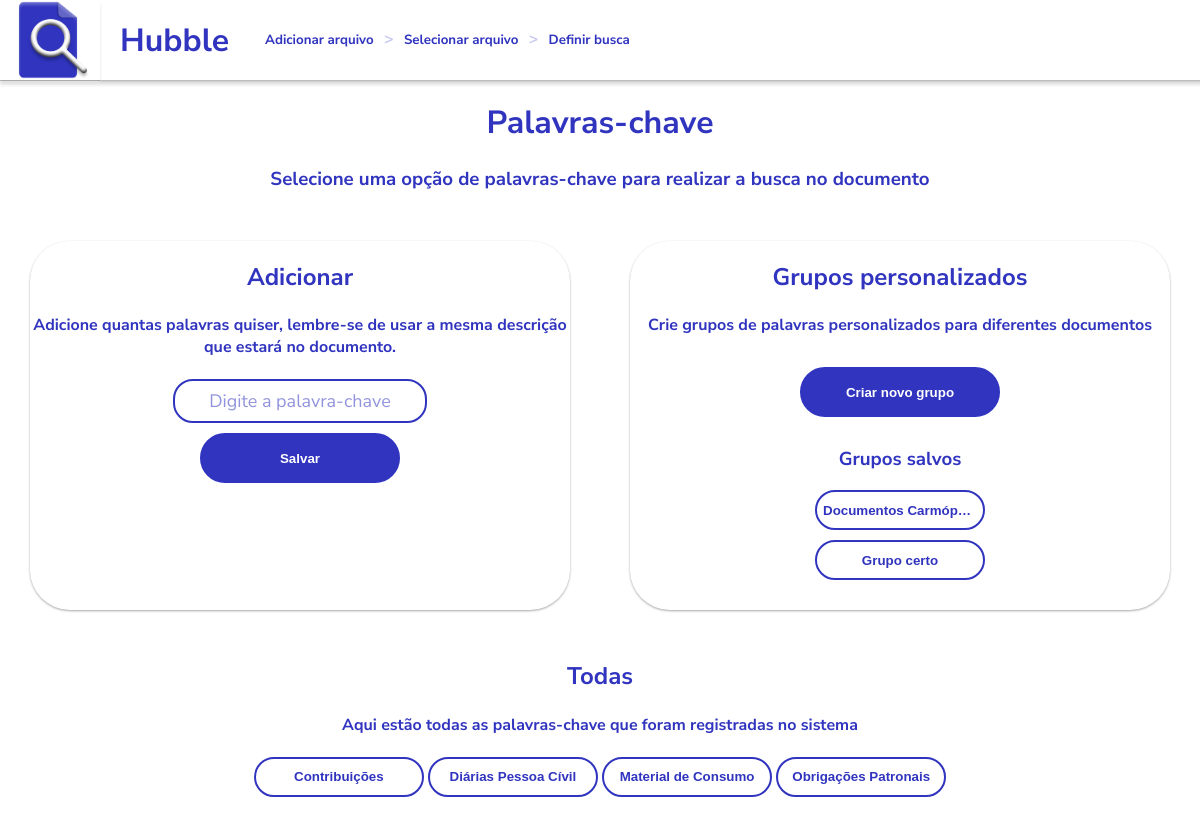
The page /filtros on the database as committed earlier.
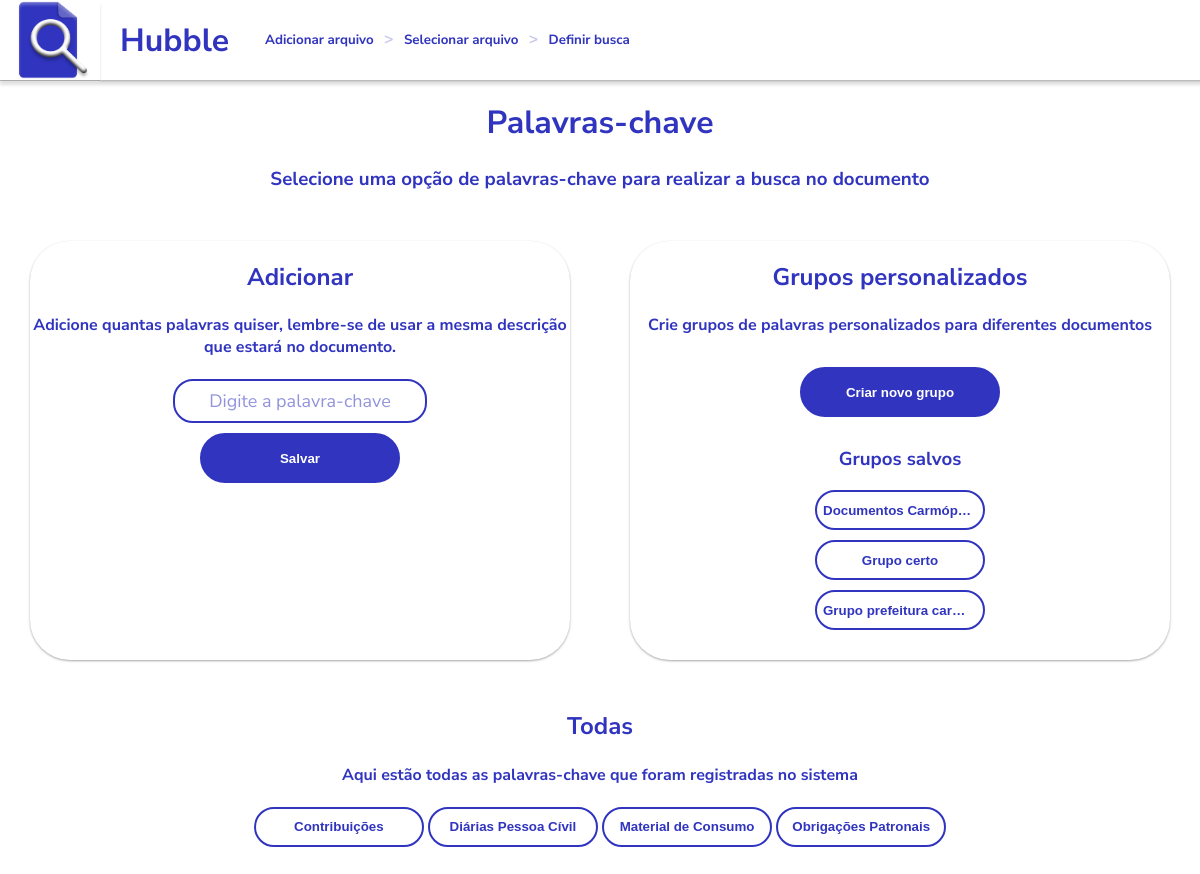
The same page on the database as committed later.
### tables this page shows
CREATE TABLE Grupo (
        id INTEGER PRIMARY KEY AUTOINCREMENT,
        nome TEXT,
        descricao TEXT
    );

CREATE TABLE PalavraChave (
        id INTEGER PRIMARY KEY AUTOINCREMENT,
        palavra_chave TEXT UNIQUE
    );

### interface.py (the view)
@app.route('/filtros', methods=['GET', 'POST'])
def filtros():
    session['ultima_tela'] = 'filtros'
    filtros = buscar_filtros()
    grupos = buscar_grupos()
    return render_template('filtros.html', filtros=filtros, grupos=grupos)

### scripts/banco.py (called while the page is built)
def buscar_filtros():
    conn = sqlite3.connect('filtros.db')
    cursor = conn.cursor()
    cursor.execute("SELECT p.id, p.palavra_chave, d.derivacao FROM PalavraChave p LEFT JOIN Derivacao d ON p.id = d.palavra_chave_id ORDER BY p.palavra_chave")
    resultados = cursor.fetchall()
    return resultados

def buscar_grupos():
    conn = sqlite3.connect('filtros.db')
    cursor = conn.cursor()
    cursor.execute("SELECT * FROM Grupo ORDER BY nome")
    resultados = cursor.fetchall()
    return resultados

### templates/filtros.html (shortened to what this page needs)
{% extends "base.html" %}
{% block menu %}
    <form method="post" action="{{ url_for('navegar') }}">
        <button class="botoes-menu" name="menu" value="home">
            Adicionar arquivo
        </button>
        >
        <button class="botoes-menu" name="menu" value="home">
            Selecionar arquivo
        </button>
        >
        <button class="botoes-menu" name="menu" value="filtros">
            Definir busca
        </button>
    </form>
{% endblock %}
{% block container %}
<h1>Palavras-chave</h1>
<h3>Selecione uma opção de palavras-chave para realizar a busca no documento</h3>
<div class="container">
    <div class="left">
        <h2>Adicionar</h2>
        <h4>Adicione quantas palavras quiser, lembre-se de usar a mesma descrição que estará no documento.</h4>
        <form method="post" action="{{ url_for('adicionar_palavra') }}">
            <input type="text" name="palavra_chave" placeholder="Digite a palavra-chave"><br>
            <button class="botao-color">Salvar</button>
        </form>
    </div>
    <div class="right">
        <h2>Grupos personalizados</h2>
        <h4>Crie grupos de palavras personalizados para diferentes documentos</h4>
        <form method="post" action="{{ url_for('adicionar_grupo') }}">
            <button class="botao-color">Criar novo grupo</button><br>
        </form>
        <h3>Grupos salvos</h3>
        {% if grupos %}
        {% for grupo in grupos %}
            <form method="post" action="{{ url_for('adicionar_grupo') }}">
                <button class="botao-filtros" value="{{grupo[0]}}" title="{{grupo[1]}}">{{grupo[1]}}</button>
            </form>
        {% endfor %}
    {% endif %}
    </div>
</div>
<div class="down">
    <h2>Todas</h2>
    <h4>Aqui estão todas as palavras-chave que foram registradas no sistema</h4>
    {% if filtros %}
        {% for filtro in filtros %}
            <button class="botao-filtros">{{filtro[1]}}</button>
        {% endfor %}
    {% endif %}
</div>
  {% endblock %}

### templates/base.html (shortened to what this page needs)
<!DOCTYPE html>
<html lang="pt-br">
<head>
    <link rel="stylesheet" type="text/css" href="{{ url_for('static', filename='css/style.css') }}">
</head>
<body>
    <div class="menu" id="menubar">
        <img class="logo" src="{{ url_for('static', filename='images/logo.png') }}">
        <h1>Hubble</h1>
        {% block menu %}{% endblock %}
    </div>
    {% block container %}{% endblock %}
</body>
</html>

### static/css/style.css (style rules this page uses)
body { background-color: rgb(255, 255, 255); align-items: center; text-align: center; color: #3034BE; margin: 0; font-family: 'Anton', sans-serif; font-family: 'Nunito Sans', sans-serif; }
button { width: 50px; height: 50px; color: #fff; border: 2px solid #3034BE; border-radius: 40px; background-color: transparent; }
.logo { width: 80px; height: auto; position: absolute; left: 0; top: 0; padding: 0.5px 10px; background-color: #6c6fc2; border-radius: 0px; background-color: #fff; box-shadow: rgba(0, 0, 0, 0.12) 0px 5px 3px, rgba(0, 0, 0, 0.24) 0px 1px 0px; }
.menu { width: 90%; height: 80px; background-color: #3034BE; color: #3034BE; display: flex; margin: 0; margin-left: 100px; align-items: center; text-align: center; padding: 0px 20px; background-color: #fff; color: #3034BE45; font-weight: bold; box-shadow: rgba(0, 0, 0, 0.12) 0px 5px 3px, rgba(0, 0, 0, 0.24) 0px 1px 2px; }
.menu h1 { color: #3034BE; padding-right: 30px; }
.botoes-menu { width: auto; font-family: 'Anton', sans-serif; font-family: 'Nunito Sans', sans-serif; font-weight: bold; border: 0; color: #ffffffab; color: #3034BE; }
img { width: 20px; height: auto; }
input, textarea { width: 250px; height: 40px; border: 2px solid #3034BE; border-radius: 20px; background-color: transparent; color: #3034BE; outline: none; text-align: center; padding: 0; font-size: 18px; font-family: 'Anton', sans-serif; font-family: 'Nunito Sans', sans-serif; }
input::placeholder, textarea::placeholder { color: #3035be88; }
.container { display: flex; }
.botao-filtros { width: 180px; height: 40px; text-align: center; align-items: center; justify-content:space-around; margin-bottom: 10px; background-color: #ffffff; border: 2px solid #3034BE ; color: #3034BE; font-weight: bold; border-radius: 40px; transition: 0.2s; max-width: 170px; white-space: nowrap; overflow: hidden; text-overflow: ellipsis; }
.botao-color { width: 200px; height: 50px; text-align: center; align-items: center; justify-content:space-around; background-color: #3034BE; border: 2px solid #3034BE ; color: #fff; font-weight: bold; border-radius: 40px; margin: 10px; }
.container { display: flex; width: 100%; height: auto; }
.left, .right { display: block; align-items: center; text-align: center; width: 45%; height: auto; margin: 2.5%; padding-bottom: 20px; border-radius: 40px; box-shadow: rgba(0, 0, 0, 0.12) 0px 1px 3px, rgba(0, 0, 0, 0.24) 0px 1px 2px; }
.down { width: 100%; height: auto; padding-bottom: 40px; }

Rows that differ between the two databases and show on the page:
added Grupo: nome "Grupo prefeitura car…"
